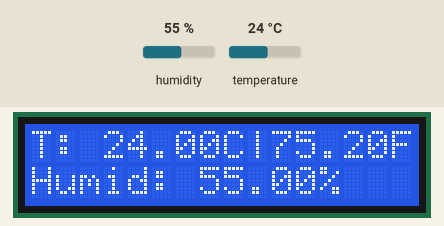
This sketch was run on a simulated Arduino Uno, built with avr-gcc and run on an emulated ATmega328P. Parts: 16×2 character LCD. The test bench sets the inputs (shaded band); at power-on: humidity 55 %, temperature 24 °C. What the sketch prints to the serial monitor is not drawn.

Above: at 1.2 s.
1.3 s: humidity set to 22 %
At 2.6 s:
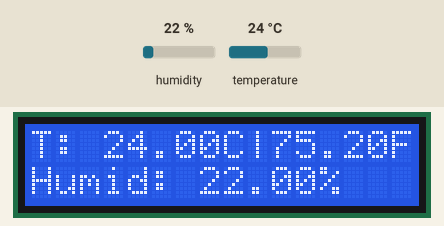
4.0 s: temperature set to 12 °C
At 4.7 s:
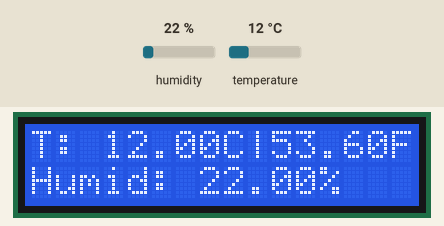
6.7 s: humidity set to 40 %
At 8.9 s:
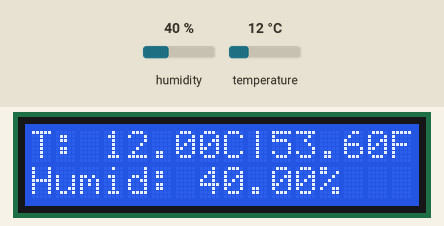
9.7 s: temperature set to 19 °C
At 11.1 s:
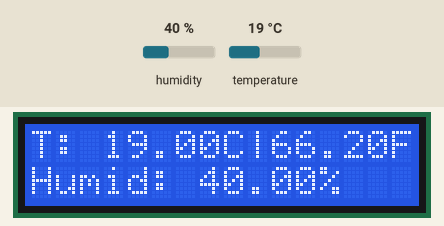
Timing chart, 0 to 12.7 s (numbered marks = the images above; inputs shaded):
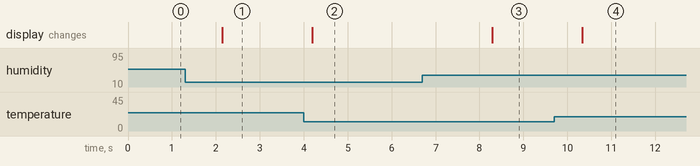

Measured:
- after the input at 1.3 s, the display: changes after 0.84 s (image 1)
- after the input at 4.0 s, the display: changes after 0.19 s (image 2)
- after the input at 6.7 s, the display: changes after 1.6 s (image 3)
- after the input at 9.7 s, the display: changes after 0.64 s (image 4)

The sketch:

LCDwithTEMP.ino
```cpp
#include <DHT.h>
#define Type DHT11

#include <LiquidCrystal.h>
int rs = 3;
int en = 4;
int D4 = 5;
int D5 = 6;
int D6 = 7;
int D7 = 8;
LiquidCrystal screen(rs,en,D4,D5,D6,D7);

int sensePin = 2;
DHT tempSensor(sensePin,Type);


void setup() {
  // put your setup code here, to run once:

  Serial.begin(500000);
  tempSensor.begin();

  screen.begin(16,2);


}

void loop() {
  // put your main code here, to run repeatedly:

  float Celsius;
  float Fahrenheit;
  float humid;

  int dt = 500;

  Celsius = tempSensor.readTemperature();
  Fahrenheit = tempSensor.readTemperature(true);
  humid = tempSensor.readHumidity();

  Serial.println(Celsius);
  Serial.println(Fahrenheit);
  Serial.println(humid);

screen.setCursor(0,0);
screen.print("T: ");
screen.print(Celsius);
screen.print("C");
screen.print("|");
screen.print(Fahrenheit);
screen.print("F");

screen.setCursor(0, 1);
screen.print("Humid: ");
screen.print(humid);
screen.print("%");

 delay(dt);


}
```
